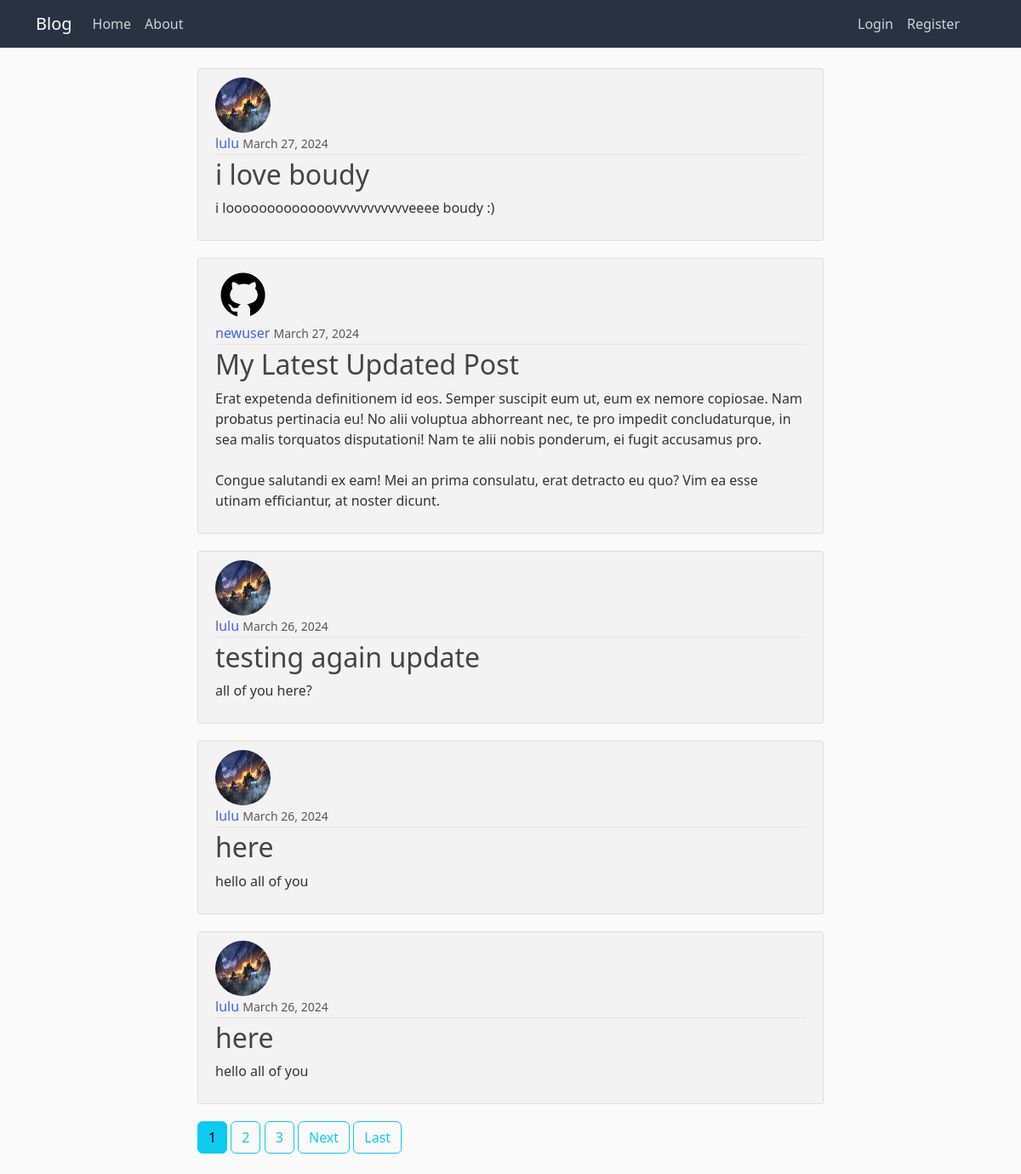
The app's page /, older data.
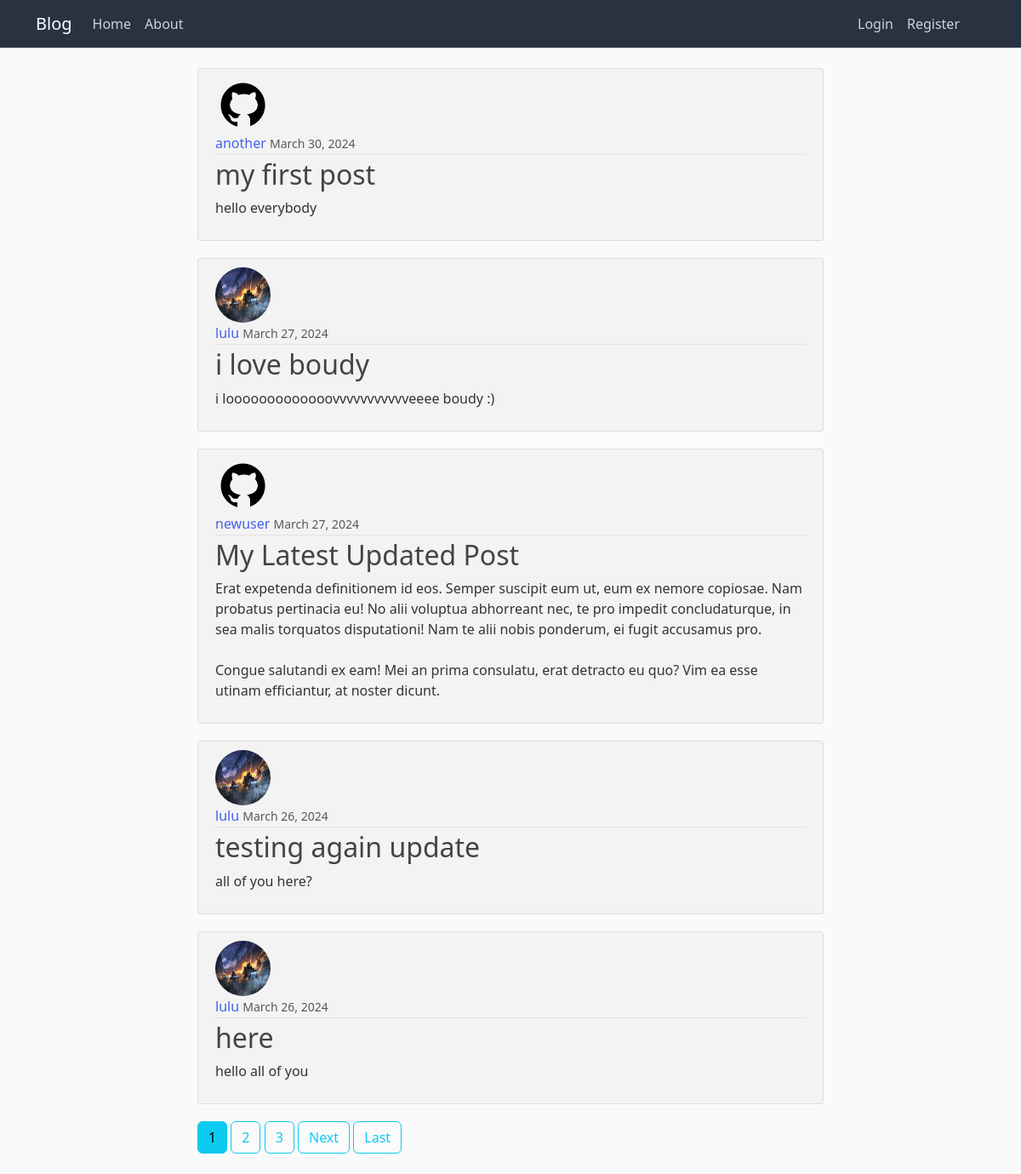
The same page, newer data.
### blogApp/models.py (models this page shows, shortened)
class Post(models.Model):
    title = models.CharField(max_length=100)
    content = models.TextField()
    date_posted = models.DateTimeField(default=timezone.now)
    author = models.ForeignKey(User, on_delete=models.CASCADE)

### users/models.py (models this page shows, shortened)
class Profile(models.Model):
    user = models.OneToOneField(User, on_delete=models.CASCADE)
    image = models.ImageField(default='default.png', upload_to='profile_pics')

### blogApp/views.py (the view)
# urls.py: path('', PostListView.as_view(), name='blog-home'),
class PostListView(ListView):
    model = Post
    template_name = 'home.html'
    context_object_name = 'posts'
    ordering = ['-date_posted']
    paginate_by = 5

### blogApp/templates/home.html (shortened to what this page needs)
{% extends "base.html"%}
{% block content %}
    {% for post in posts %}
    <article class="media content-section grey-body">
        <img src="{{ post.author.profile.image.url }}" alt="author image" class="rounded-circle article-img" >
        <div class="media-body">
            <div class="article-metadata">
                <a class="mr-2" href="{% url 'user-posts' post.author.username %}">{{ post.author }}</a>
                <small class="text-muted">{{ post.date_posted|date:"F d, Y" }}</small>
            </div>
            <h2><a class="article-title" href="{% url 'post-detail' post.id %}">{{ post.title }}</a></h2>
            <p class="article-content">{{ post.content }}</p>
        </div>
    </article>
    {% endfor %}
    {% if is_paginated %}
        {% for num in page_obj.paginator.page_range %}
            {% if page_obj.number == num %}
            <a class="btn btn-info mb-4" href="?page={{num }}">{{num}}</a>
            {% elif num > page_obj.number|add:'-3' and num < page_obj.number|add:'3' %}
            <a class="btn btn-outline-info mb-4" href="?page={{num }}">{{num}}</a>
            {% endif %}
        {% endfor %}
        {% if page_obj.has_next %}
            <a class="btn btn-outline-info mb-4" href="?page={{page_obj.next_page_number}}">Next</a>
            <a class="btn btn-outline-info mb-4" href="?page={{ page_obj.paginator.num_pages }}">Last</a>
        {% endif %}
    {% endif %}
{% endblock content %}

### blogApp/templates/base.html (shortened to what this page needs)
{% load static %}
<!DOCTYPE html>
<html lang="en">
<head>
    <link href="https://cdn.jsdelivr.net/npm/bootstrap@5.3.3/dist/css/bootstrap.min.css" rel="stylesheet">
    <link rel="stylesheet" href="{% static 'main.css' %}">
</head>
<body>
    <header class="site-header">
        <nav class="navbar navbar-expand navbar-dark bg-steel fixed-top main-nav">
            <div class="container">
                <a class="navbar-brand mr-4" href="{% url 'blog-home' %}">Blog</a>
                <div class="collapse navbar-collapse" id="navbarToggle">
                <div class="navbar-nav mr-auto">
                    <a class="nav-item nav-link" href="{% url 'blog-home' %}">Home</a>
                    <a class="nav-item nav-link" href="{% url 'blog-about' %}">About</a>
                </div>
                <div class="navbar-nav naving-2" >
                    {% if user.is_authenticated %}
                    <a class="nav-item nav-link" href="{% url 'profile' %}">Profile</a>
                    <a class="nav-item nav-link" href="{% url 'post-create' %}">New Post</a>
                    <form method="post" action="logout/" style="display: inline;">
                            {% csrf_token %}
                            <button type="submit" class="btn logout">
                                Logout
                            </button>
                        </form>
                    {% else %}
                        <a class="nav-item nav-link" href="{% url 'login' %}">Login</a>
                        <a class="nav-item nav-link" href="{% url 'register' %}">Register</a>
                    {% endif %}
                </div>
                </div>
            </div>
        </nav>
    </header>
    <main role="main" class="container">
        <div class="row">
            <div class="col-md-8 center">
                {% block content %}{% endblock %}
            </div>
        </div>
    </main>
</body>
</html>

### static/main.css (style rules this page uses)
body { background: #fafafa; color: #333333; margin-top: 5rem; }
h1, h2, h3, h4, h5, h6 { color: #444444; }
.bg-steel { background-color: #293241; }
.site-header .navbar-nav .nav-link { color: #cbd5db; }
.content-section { background: #ffffff; padding: 10px 20px; border: 1px solid #dddddd; border-radius: 3px; margin-bottom: 20px; }
.article-title { color: #444444; }
.article-content { white-space: pre-line; }
.article-img { height: 65px; width: 65px; margin-right: 16px; }
.article-metadata { padding-bottom: 1px; margin-bottom: 4px; border-bottom: 1px solid #e3e3e3 }
.naving-2 { position: absolute ; right: 4rem ; }
.center { margin-left: auto; margin-right: auto; }
a { text-decoration: none; color: #4361ee; }
.grey-body { background-color: #f3f3f3; }

Row changes from the older to the newer data that the page shows:
no longer on this page (row unchanged): Post: author.profile.image (picture), author "lulu", date_posted "March 26, 2024", title "here", content "hello all of you"
added Post: author.profile.image (placeholder picture), author "another", date_posted "March 30, 2024", title "my first post", content "hello everybody"
